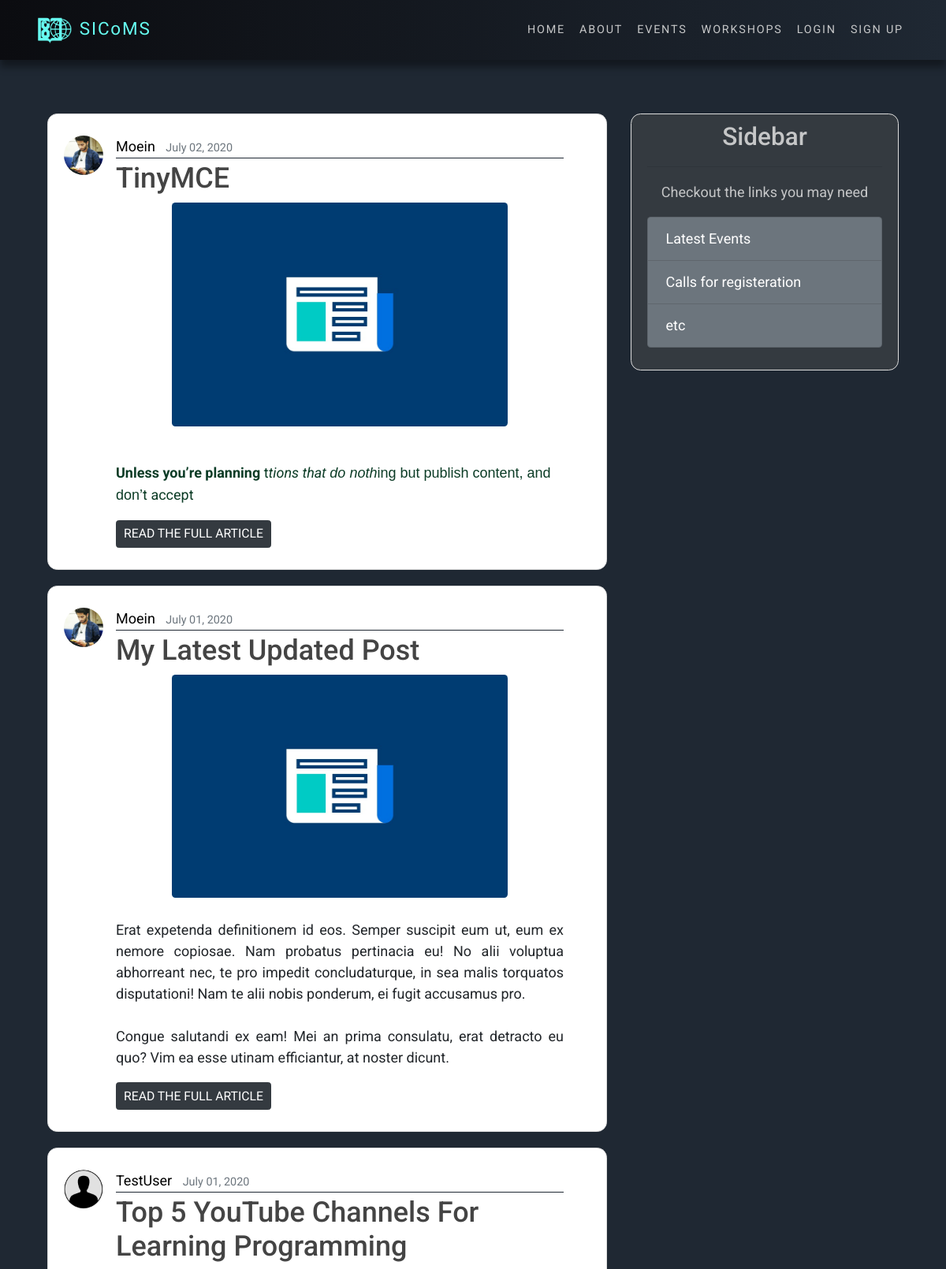
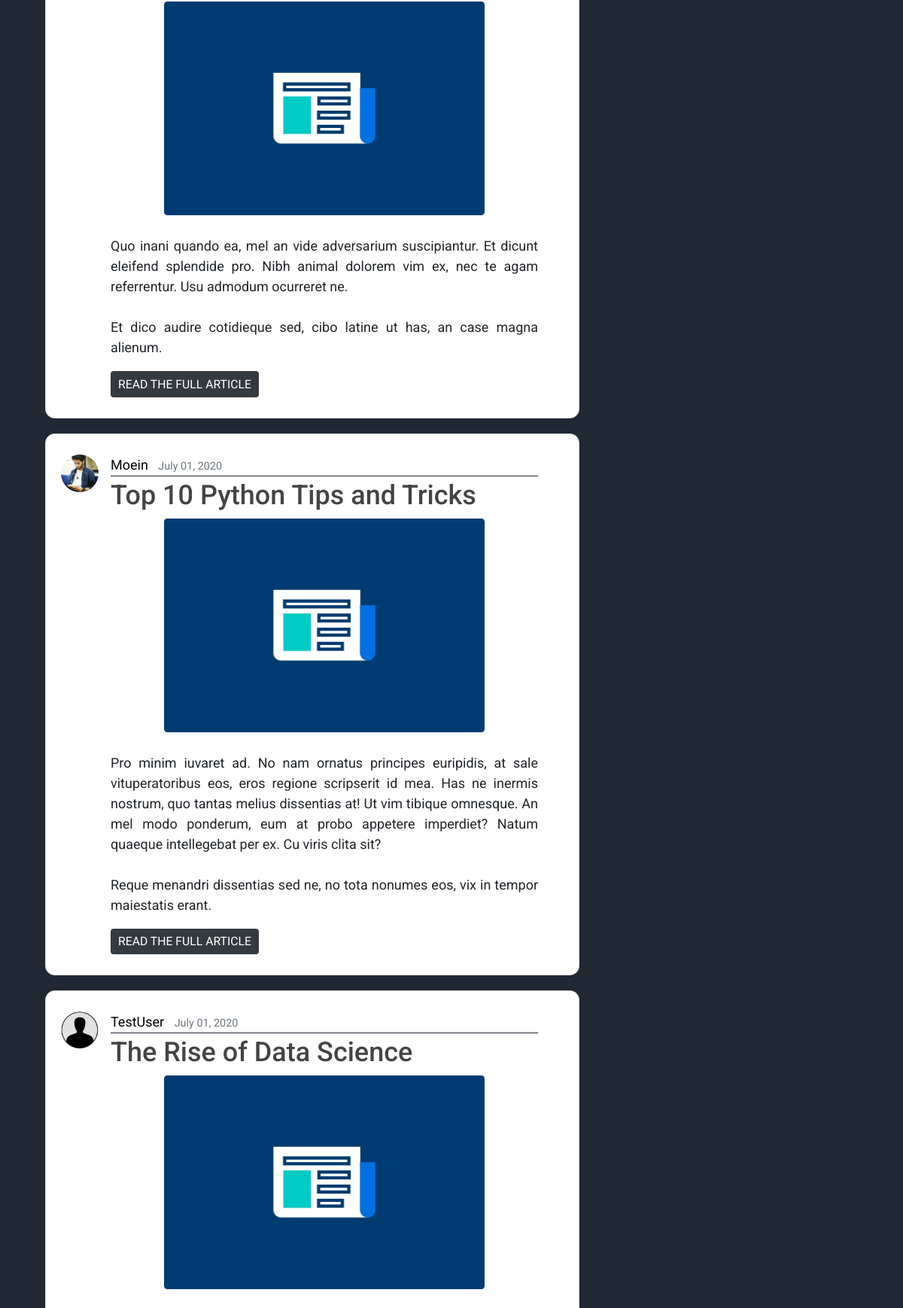
Screenshot of /events/ (upper part) with the database file from the repository (2 pictures, top to bottom).
### events/models.py (models this page shows, shortened)
class Event(models.Model):
    CATEGORIES = (
        ("RES", "Research"),
        ("VIS", "Visit"),
        ("SCH", "School"),
        ("CON", "Conference"),
        ("COM", "Competition"),
    )
    title = models.CharField(max_length=100)
    photo = models.ImageField(default="post_default.jpg", upload_to="post_pics")
    category = models.CharField(max_length=3, choices=CATEGORIES, null=True)
    summary = models.TextField(max_length=500)
    explanation = models.TextField()
    date_posted = models.DateTimeField(default=timezone.now)
    author = models.ForeignKey(User, on_delete=models.CASCADE)

### users/models.py (models this page shows, shortened)
class Profile(models.Model):
    MAJORS = (
        ('MED', "Medicine"),
        ('OTH', 'Other'),
    )
    user = models.OneToOneField(User, on_delete=models.CASCADE)
    image = models.ImageField(default='profile_default.jpg',
                              upload_to='profile_pics')
    first_name = models.CharField(max_length=50, null=True)
    last_name = models.CharField(max_length=50, null=True)
    major = models.CharField(max_length=3,
                             choices=MAJORS,
                             null=True)
    semester = models.SmallIntegerField(null=True)
    student_id = models.CharField(max_length=12, null=True)
    university = models.CharField(max_length=60, null=True)
    signup_confirmation = models.BooleanField(default=False)

### events/views.py (the view)
# urls.py: path('', EventListView.as_view(), name="events-home"),
class EventListView(ListView):
    model = Event
    template_name = 'events/events_home.html' # <app>/<model>_<viewtype>.html
    context_object_name = 'events'
    ordering = ['-date_posted']
    paginate_by = 5

### events/templates/events/events_home.html (shortened to what this page needs)
{% extends "homepage/base.html" %}
{% load static %}
{% block innercontent %}
    {% for event in events %}
        <article class="media content-section py-4 pr-5" id="article">
            <img  class="rounded-circle article-img" src="{{ event.author.profile.image.url }}" alt="">
            <div class="media-body" id="this">
            <div class="article-metadata">
                <a class="mr-2" href="{% url 'user-events' event.author.username %}" id="hover">{{ event.author }}</a>
                <small class="text-muted">{{ event.date_posted|date:"F d, Y" }}</small>
            </div>
            <h2><a class="article-title" href="{% url 'event-detail' event.id %}" id="hover">{{ event.title }}</a></h2>
            <img alt="" class="w-75 mx-auto d-block rounded" src="{{ event.photo.url }}"><br>
            <p class="article-content text-justify">{{ event.summary|safe }}</p>
            <a href="{% url 'event-detail' event.id %}" class="btn btn-dark btn-sm">READ THE FULL ARTICLE</a>
            </div>
        </article>
    {% endfor %}
{% endblock innercontent %}

### homepage/static/homepage/css/style.css (style rules this page uses)
html, body { overflow-x: hidden; height: 100%; width: 100%; font-family: 'Roboto', sans-serif; font-size: large; }

### homepage/static/homepage/css/article-styles.css (style rules this page uses)
.content-section { background: #ffffff; padding: 10px 20px; border: 1px solid #dddddd; border-radius: 3px; margin-bottom: 20px; }
.article-title { color: #444444; }
.article-content { white-space: pre-line; width: 100%; text-align: left; }
.article-img { height: 50px; width: 50px; margin-right: 16px; }
.article-metadata { padding-bottom: 1px; margin-bottom: 4px; border-bottom: 1px solid #1f2833 }
#article { background-color: rgb(255, 255, 255); border-radius: 0.7rem; }
.article-metadata a { color: black; }

### rows the page displays
Event: author.profile.image (picture), author "Moein", date_posted "July 02, 2020", title "TinyMCE", photo (placeholder picture), summary "Unless you’re planning t tions tha t do noth ing but publish content, and don’ t accept"
Event: author.profile.image (picture), author "Moein", date_posted "July 01, 2020", title "My Latest Updated Post", photo (placeholder picture), summary "Erat expetenda definitionem id eos. Semper suscipit eum ut, eum ex nemore copiosae. Nam probatus pertinacia eu! No alii voluptua abhorreant nec, te pro impedit concludaturque, in sea malis torquatos disputationi! Nam te alii nobis ponderum, ei fugit accusamus pro. Congue salutandi ex eam! Mei an prima consulatu, erat detracto eu quo? Vim ea esse utinam efficiantur, at noster dicunt."
Event: author.profile.image (placeholder picture), author "TestUser", date_posted "July 01, 2020", title "Top 5 YouTube Channels For Learning Programming", photo (placeholder picture), summary "Quo inani quando ea, mel an vide adversarium suscipiantur. Et dicunt eleifend splendide pro. Nibh animal dolorem vim ex, nec te agam referrentur. Usu admodum ocurreret ne. Et dico audire cotidieque sed, cibo latine ut has, an case magna alienum."
Event: author.profile.image (picture), author "Moein", date_posted "July 01, 2020", title "Top 10 Python Tips and Tricks", photo (placeholder picture), summary "Pro minim iuvaret ad. No nam ornatus principes euripidis, at sale vituperatoribus eos, eros regione scripserit id mea. Has ne inermis nostrum, quo tantas melius dissentias at! Ut vim tibique omnesque. An mel modo ponderum, eum at probo appetere imperdiet? Natum quaeque intellegebat per ex. Cu viris clita sit? Reque menandri dissentias sed ne, no tota nonumes eos, vix in tempor maiestatis erant."
Event: author.profile.image (placeholder picture), author "TestUser", date_posted "July 01, 2020", title "The Rise of Data Science", photo (placeholder picture)
